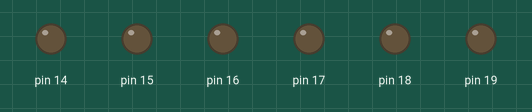
This sketch was run on a simulated Arduino Uno, built with avr-gcc and run on an emulated ATmega328P. On the bench: output pins drawn as LEDs (lit = HIGH).

Above: at 0.1 s.
At 4.0 s:
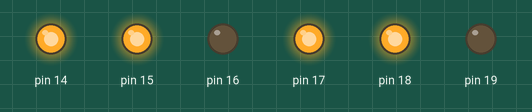
At 10.0 s:
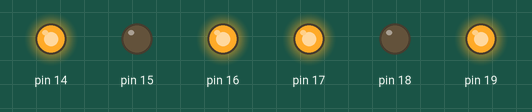
At 20.0 s:
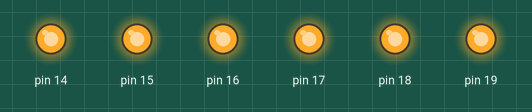
At 27.9 s:
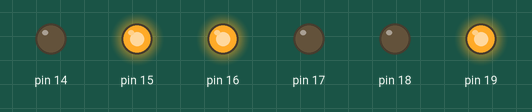
At 37.9 s:
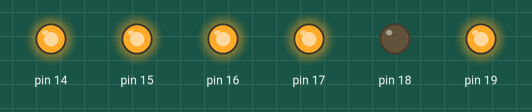
Timing chart, 0 to 40.0 s (numbered marks = the images above):
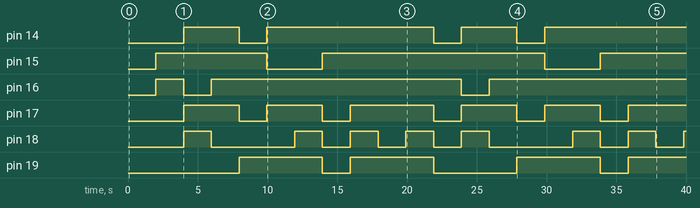

Measured:
- by itself, pin 14: goes HIGH 4.0 s, LOW 2.0 s, HIGH 11.9 s, LOW 2.0 s, HIGH 4.0 s, LOW 2.0 s, then HIGH
- by itself, pin 15: goes HIGH 8.0 s, LOW 4.0 s, HIGH 15.9 s, LOW 4.0 s, then HIGH
- by itself, pin 16: goes HIGH 2.0 s, LOW 2.0 s, HIGH 17.9 s, LOW 2.0 s, then HIGH
- by itself, pin 17: LOW → HIGH at 4.0 s, → LOW 4.0 s later, → HIGH 2.0 s later, → LOW 4.0 s later, … (11 changes in this stretch)
- by itself, pin 18: LOW → HIGH at 4.0 s, → LOW 2.0 s later, → HIGH 6.0 s later, → LOW 2.0 s later, … (15 changes in this stretch)
- by itself, pin 19: goes HIGH 6.0 s, LOW 2.0 s, HIGH 6.0 s, LOW 6.0 s, HIGH 6.0 s, LOW 2.0 s, then HIGH

The sketch:

req2.ino
```cpp
volatile uint8_t tot_overflow;
int currentNum = 0;

ISR(TIMER2_OVF_vect)
{
  tot_overflow++;
}

int convertNumber(int num)
{
  if(num == 0)
    return 0x7F;
  else if(num == 1)
    return 0x06;
  else if(num == 2)
    return 0x5B;
  else if(num == 3)
    return 0x4F;
  else if(num == 4)
    return 0x66;
  else if(num == 5)
    return 0x6D;
  else if(num == 6)
    return 0x7D;
  else if(num == 7)
    return 0x7;
  else if(num == 8)
    return 0xFF;
  else if(num == 9)
    return 0x6F;

}

//int convertNumber(int num)
//{
//  if(num == 0)
//    return 0x7E;
//  else if(num == 1)
//    return 0x60;
//  else if(num == 2)
//    return 0x6D;
//  else if(num == 3)
//    return 0x79;
//  else if(num == 4)
//    return 0x33;
//  else if(num == 5)
//    return 0x5B;
//  else if(num == 6)
//    return 0x7D;
//  else if(num == 7)
//    return 0xE0;
//  else if(num == 8)
//    return 0xFF;
//  else if(num == 9)
//    return 0x73;
//
//}

void timer2_init()
{
  TCCR2B |= ((1 << CS22) | (1 << CS21));
  TCNT2 = 0;
  TIMSK2 |= (1 << TOIE2);
  sei();
}


void setup() {
  // put your setup code here, to run once:
   // connect led to pin PC0
  DDRC |= 0xFF;
  // initialize timer
  timer2_init();

}

void loop() {

  // put your main code here, to run repeatedly:
  if (tot_overflow >= 244)
    {

      // check if the timer count reaches
      if (TCNT2 >= 36)
      {
        if (currentNum == 9)
        {
          currentNum = 0;
        }
        else
        {
          currentNum++;
        }
        PORTC = convertNumber(currentNum);


        TCNT2 = 0;        // reset counter
        tot_overflow = 0; // reset overflow counter
      }
    }

}
```
